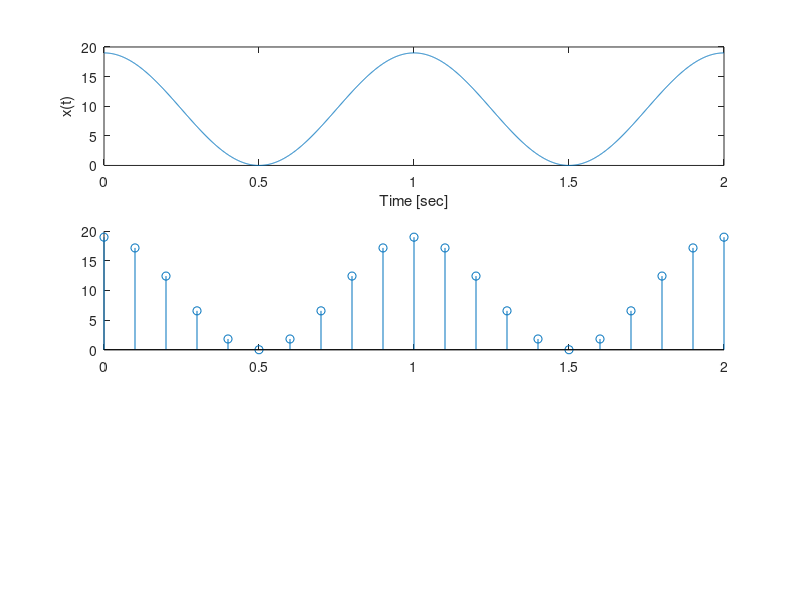

This figure's MATLAB source: (Note: this script raises an error after producing the figure.)
t=0:10^(-3):2; % 時間軸用等間隔ベクトルの生成
xca=9.5*cos(2*pi*t)+9.5; % アナログ信号の生成
Ts=0.1; % サンプリング間隔
tn=0:Ts:2; % サンプル時刻を与える等間隔ベクトルの生成
xcd=9.5*cos(2*pi*tn)+9.5; % サンプル値信号の生成
n=tn/Ts; % サンプル値番号（整数）ベクトルの生成
subplot(3,1,1) % 図の表示位置の指定
plot(t,xca); % アナログ信号のプロット
axis([0,2,0,20]); xlabel('Time [sec]'); ylabel('x(t)')
subplot(3,1,2) % 図の表示位置の指定
stem(tn,xcd,'fil',':'); % サンプル値信号のプロット（プロット点の塗りつぶし）
hold on; plot(t,xca,'r:'); % もとのアナログ信号（グラフを保持し，重ねて表示）
axis([0,2,0,20]); xlabel('Time [sec]'); ylabel('x(nT_s)')
subplot(3,1,3) % 図の表示位置の指定
stem(n,xcd,'fil'); % ディジタル信号の表示
axis([0,2/Ts,0,20]); xlabel('Number of samples'); ylabel('x(n)')